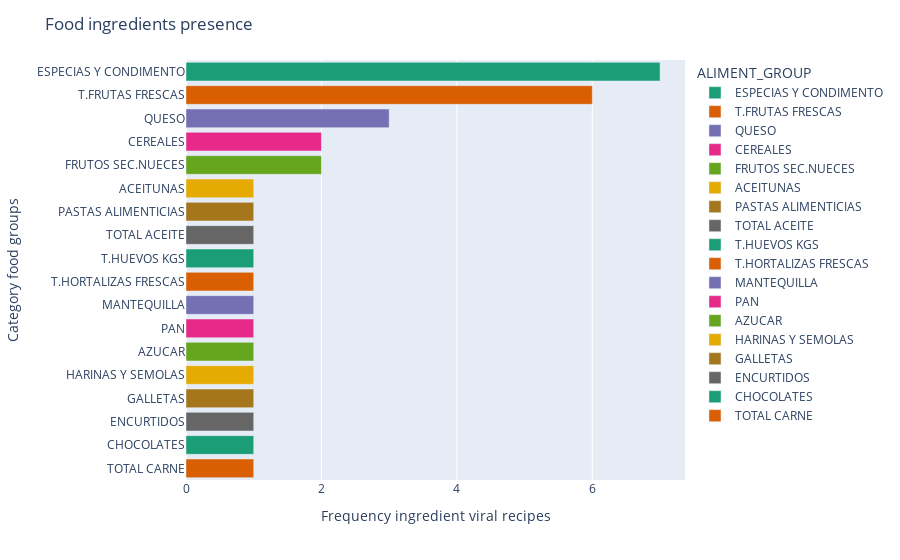

Notebook code for this chart:
### Code cell
import plotly.express as px
import plotly.io as pio
pio.write_html(fig, file='frequency.html', auto_open=True)
counts = subset1.groupby("ALIMENT_GROUP").size().reset_index(name="count")
counts = counts.sort_values('count', ascending=False)  
fig = px.bar(counts, x="count", y="ALIMENT_GROUP", orientation="h", color="ALIMENT_GROUP",
             color_discrete_sequence=px.colors.qualitative.Dark2)
fig.update_layout(
    title="Food ingredients presence",
    xaxis_title="Frequency ingredient viral recipes",
    yaxis_title="Category food groups"
)
fig.show()

### Figure 1 — Plotly figure (JSON) as saved in the notebook; plotly's stock layout.template omitted (floating-point values rounded to 4 significant figures)
{"data": [{"alignmentgroup": "True", "hovertemplate": "ALIMENT_GROUP=%{y}<br>count=%{x}<extra></extra>", "legendgroup": "ESPECIAS Y CONDIMENTO", "marker": {"color": "rgb(27,158,119)", "pattern": {"shape": ""}}, "name": "ESPECIAS Y CONDIMENTO", "offsetgroup": "ESPECIAS Y CONDIMENTO", "orientation": "h", "showlegend": true, "textposition": "auto", "type": "bar", "x": [7], "xaxis": "x", "y": ["ESPECIAS Y CONDIMENTO"], "yaxis": "y"}, {"alignmentgroup": "True", "hovertemplate": "ALIMENT_GROUP=%{y}<br>count=%{x}<extra></extra>", "legendgroup": "T.FRUTAS FRESCAS", "marker": {"color": "rgb(217,95,2)", "pattern": {"shape": ""}}, "name": "T.FRUTAS FRESCAS", "offsetgroup": "T.FRUTAS FRESCAS", "orientation": "h", "showlegend": true, "textposition": "auto", "type": "bar", "x": [6], "xaxis": "x", "y": ["T.FRUTAS FRESCAS"], "yaxis": "y"}, {"alignmentgroup": "True", "hovertemplate": "ALIMENT_GROUP=%{y}<br>count=%{x}<extra></extra>", "legendgroup": "QUESO", "marker": {"color": "rgb(117,112,179)", "pattern": {"shape": ""}}, "name": "QUESO", "offsetgroup": "QUESO", "orientation": "h", "showlegend": true, "textposition": "auto", "type": "bar", "x": [3], "xaxis": "x", "y": ["QUESO"], "yaxis": "y"}, {"alignmentgroup": "True", "hovertemplate": "ALIMENT_GROUP=%{y}<br>count=%{x}<extra></extra>", "legendgroup": "CEREALES", "marker": {"color": "rgb(231,41,138)", "pattern": {"shape": ""}}, "name": "CEREALES", "offsetgroup": "CEREALES", "orientation": "h", "showlegend": true, "textposition": "auto", "type": "bar", "x": [2], "xaxis": "x", "y": ["CEREALES"], "yaxis": "y"}, {"alignmentgroup": "True", "hovertemplate": "ALIMENT_GROUP=%{y}<br>count=%{x}<extra></extra>", "legendgroup": "FRUTOS SEC.NUECES", "marker": {"color": "rgb(102,166,30)", "pattern": {"shape": ""}}, "name": "FRUTOS SEC.NUECES", "offsetgroup": "FRUTOS SEC.NUECES", "orientation": "h", "showlegend": true, "textposition": "auto", "type": "bar", "x": [2], "xaxis": "x", "y": ["FRUTOS SEC.NUECES"], "yaxis": "y"}, {"alignmentgroup": "True", "hovertemplate": "ALIMENT_GROUP=%{y}<br>count=%{x}<extra></extra>", "legendgroup": "ACEITUNAS", "marker": {"color": "rgb(230,171,2)", "pattern": {"shape": ""}}, "name": "ACEITUNAS", "offsetgroup": "ACEITUNAS", "orientation": "h", "showlegend": true, "textposition": "auto", "type": "bar", "x": [1], "xaxis": "x", "y": ["ACEITUNAS"], "yaxis": "y"}, {"alignmentgroup": "True", "hovertemplate": "ALIMENT_GROUP=%{y}<br>count=%{x}<extra></extra>", "legendgroup": "PASTAS ALIMENTICIAS", "marker": {"color": "rgb(166,118,29)", "pattern": {"shape": ""}}, "name": "PASTAS ALIMENTICIAS", "offsetgroup": "PASTAS ALIMENTICIAS", "orientation": "h", "showlegend": true, "textposition": "auto", "type": "bar", "x": [1], "xaxis": "x", "y": ["PASTAS ALIMENTICIAS"], "yaxis": "y"}, {"alignmentgroup": "True", "hovertemplate": "ALIMENT_GROUP=%{y}<br>count=%{x}<extra></extra>", "legendgroup": "TOTAL ACEITE", "marker": {"color": "rgb(102,102,102)", "pattern": {"shape": ""}}, "name": "TOTAL ACEITE", "offsetgroup": "TOTAL ACEITE", "orientation": "h", "showlegend": true, "textposition": "auto", "type": "bar", "x": [1], "xaxis": "x", "y": ["TOTAL ACEITE"], "yaxis": "y"}, {"alignmentgroup": "True", "hovertemplate": "ALIMENT_GROUP=%{y}<br>count=%{x}<extra></extra>", "legendgroup": "T.HUEVOS KGS", "marker": {"color": "rgb(27,158,119)", "pattern": {"shape": ""}}, "name": "T.HUEVOS KGS", "offsetgroup": "T.HUEVOS KGS", "orientation": "h", "showlegend": true, "textposition": "auto", "type": "bar", "x": [1], "xaxis": "x", "y": ["T.HUEVOS KGS"], "yaxis": "y"}, {"alignmentgroup": "True", "hovertemplate": "ALIMENT_GROUP=%{y}<br>count=%{x}<extra></extra>", "legendgroup": "T.HORTALIZAS FRESCAS", "marker": {"color": "rgb(217,95,2)", "pattern": {"shape": ""}}, "name": "T.HORTALIZAS FRESCAS", "offsetgroup": "T.HORTALIZAS FRESCAS", "orientation": "h", "showlegend": true, "textposition": "auto", "type": "bar", "x": [1], "xaxis": "x", "y": ["T.HORTALIZAS FRESCAS"], "yaxis": "y"}, {"alignmentgroup": "True", "hovertemplate": "ALIMENT_GROUP=%{y}<br>count=%{x}<extra></extra>", "legendgroup": "MANTEQUILLA", "marker": {"color": "rgb(117,112,179)", "pattern": {"shape": ""}}, "name": "MANTEQUILLA", "offsetgroup": "MANTEQUILLA", "orientation": "h", "showlegend": true, "textposition": "auto", "type": "bar", "x": [1], "xaxis": "x", "y": ["MANTEQUILLA"], "yaxis": "y"}, {"alignmentgroup": "True", "hovertemplate": "ALIMENT_GROUP=%{y}<br>count=%{x}<extra></extra>", "legendgroup": "PAN", "marker": {"color": "rgb(231,41,138)", "pattern": {"shape": ""}}, "name": "PAN", "offsetgroup": "PAN", "orientation": "h", "showlegend": true, "textposition": "auto", "type": "bar", "x": [1], "xaxis": "x", "y": ["PAN"], "yaxis": "y"}, {"alignmentgroup": "True", "hovertemplate": "ALIMENT_GROUP=%{y}<br>count=%{x}<extra></extra>", "legendgroup": "AZUCAR", "marker": {"color": "rgb(102,166,30)", "pattern": {"shape": ""}}, "name": "AZUCAR", "offsetgroup": "AZUCAR", "orientation": "h", "showlegend": true, "textposition": "auto", "type": "bar", "x": [1], "xaxis": "x", "y": ["AZUCAR"], "yaxis": "y"}, {"alignmentgroup": "True", "hovertemplate": "ALIMENT_GROUP=%{y}<br>count=%{x}<extra></extra>", "legendgroup": "HARINAS Y SEMOLAS", "marker": {"color": "rgb(230,171,2)", "pattern": {"shape": ""}}, "name": "HARINAS Y SEMOLAS", "offsetgroup": "HARINAS Y SEMOLAS", "orientation": "h", "showlegend": true, "textposition": "auto", "type": "bar", "x": [1], "xaxis": "x", "y": ["HARINAS Y SEMOLAS"], "yaxis": "y"}, {"alignmentgroup": "True", "hovertemplate": "ALIMENT_GROUP=%{y}<br>count=%{x}<extra></extra>", "legendgroup": "GALLETAS", "marker": {"color": "rgb(166,118,29)", "pattern": {"shape": ""}}, "name": "GALLETAS", "offsetgroup": "GALLETAS", "orientation": "h", "showlegend": true, "textposition": "auto", "type": "bar", "x": [1], "xaxis": "x", "y": ["GALLETAS"], "yaxis": "y"}, {"alignmentgroup": "True", "hovertemplate": "ALIMENT_GROUP=%{y}<br>count=%{x}<extra></extra>", "legendgroup": "ENCURTIDOS", "marker": {"color": "rgb(102,102,102)", "pattern": {"shape": ""}}, "name": "ENCURTIDOS", "offsetgroup": "ENCURTIDOS", "orientation": "h", "showlegend": true, "textposition": "auto", "type": "bar", "x": [1], "xaxis": "x", "y": ["ENCURTIDOS"], "yaxis": "y"}, {"alignmentgroup": "True", "hovertemplate": "ALIMENT_GROUP=%{y}<br>count=%{x}<extra></extra>", "legendgroup": "CHOCOLATES", "marker": {"color": "rgb(27,158,119)", "pattern": {"shape": ""}}, "name": "CHOCOLATES", "offsetgroup": "CHOCOLATES", "orientation": "h", "showlegend": true, "textposition": "auto", "type": "bar", "x": [1], "xaxis": "x", "y": ["CHOCOLATES"], "yaxis": "y"}, {"alignmentgroup": "True", "hovertemplate": "ALIMENT_GROUP=%{y}<br>count=%{x}<extra></extra>", "legendgroup": "TOTAL CARNE", "marker": {"color": "rgb(217,95,2)", "pattern": {"shape": ""}}, "name": "TOTAL CARNE", "offsetgroup": "TOTAL CARNE", "orientation": "h", "showlegend": true, "textposition": "auto", "type": "bar", "x": [1], "xaxis": "x", "y": ["TOTAL CARNE"], "yaxis": "y"}], "layout": {"barmode": "relative", "legend": {"title": {"text": "ALIMENT_GROUP"}, "tracegroupgap": 0}, "margin": {"t": 60}, "title": {"text": "Food ingredients presence"}, "xaxis": {"anchor": "y", "domain": [0, 1], "title": {"text": "Frequency ingredient viral recipes"}}, "yaxis": {"anchor": "x", "categoryarray": ["TOTAL CARNE", "CHOCOLATES", "ENCURTIDOS", "GALLETAS", "HARINAS Y SEMOLAS", "AZUCAR", "PAN", "MANTEQUILLA", "T.HORTALIZAS FRESCAS", "T.HUEVOS KGS", "TOTAL ACEITE", "PASTAS ALIMENTICIAS", "ACEITUNAS", "FRUTOS SEC.NUECES", "CEREALES", "QUESO", "T.FRUTAS FRESCAS", "ESPECIAS Y CONDIMENTO"], "categoryorder": "array", "domain": [0, 1], "title": {"text": "Category food groups"}}}}
